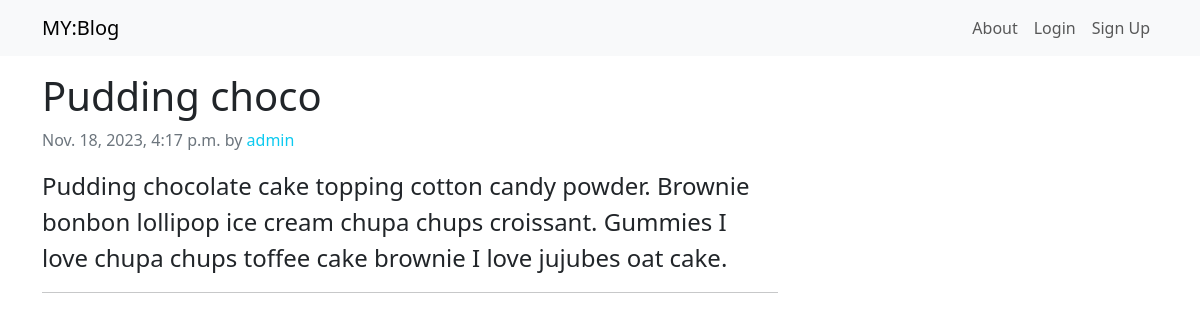
/posts/1, run on the app's committed database.
### posts/models.py (models this page shows, shortened)
class Post(models.Model):
    title = models.CharField(max_length=50)
    body = models.TextField()
    create_at = models.DateTimeField(auto_now_add=True)
    update_at = models.DateTimeField(auto_now=True)
    author = models.ForeignKey(User, on_delete=models.CASCADE)
    class Meta:
        verbose_name = "postarinhio"
        verbose_name_plural = "All the Posts"

### posts/views.py (the view, shortened to what this page needs)
# urls.py: path("posts/<int:pk>", views.post_detail, name="post_detail"),
def post_detail(request, pk):
    post = Post.objects.get(pk=pk)
    is_mod = request.user.groups.filter(
        name="mod").exists() or request.user.is_staff
    is_blocked = request.user.groups.filter(
        name="blocked").exists()
    return render(request, "post_detail.html", context={"post": post, "is_mod": is_mod, "is_blocked": is_blocked})

### posts/templates/post_detail.html (shortened to what this page needs)
{% extends 'base.html' %}
{% block content %}
  <div class="row mt-3">
    <div class="col-8">
      <h1>{{post.title}}</h1>
      <p>
        <span class="text-secondary">{{post.create_at}}
          by</span>
        <span class="text-info">{{post.author}}</span></p>
      <div class="text-dark fs-4 text">
        <p>{{post.body | linebreaks}}</p>
      </div>
      <hr/>
    </div>
    <div class="col-4 mt-1">
    </div>
  </div>
{% endblock content %}

### data on the page
Post: title "Pudding choco", create_at "Nov. 18, 2023, 4:17 p.m.", author "admin", body "Pudding chocolate cake topping cotton candy powder. Brownie bonbon lollipop ice cream chupa chups croissant. Gummies I love chupa chups toffee cake brownie I love jujubes oat cake."
